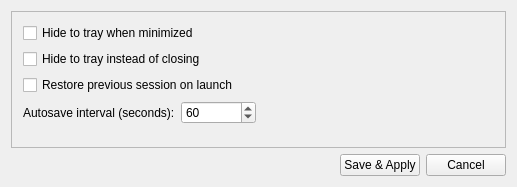
<?xml version="1.0" encoding="UTF-8"?>
<ui version="4.0">
 <class>SettingsWindowClass</class>
 <widget class="QWidget" name="SettingsWindowClass">
  <property name="windowModality">
   <enum>Qt::NonModal</enum>
  </property>
  <property name="geometry">
   <rect>
    <x>0</x>
    <y>0</y>
    <width>517</width>
    <height>187</height>
   </rect>
  </property>
  <property name="windowTitle">
   <string>Settings</string>
  </property>
  <layout class="QVBoxLayout" name="verticalLayout_2">
   <item>
    <layout class="QVBoxLayout" name="verticalLayout">
     <item>
      <widget class="QScrollArea" name="scrollArea">
       <property name="widgetResizable">
        <bool>true</bool>
       </property>
       <widget class="QWidget" name="scrollAreaWidgetContents">
        <property name="geometry">
         <rect>
          <x>0</x>
          <y>0</y>
          <width>495</width>
          <height>133</height>
         </rect>
        </property>
        <layout class="QVBoxLayout" name="verticalLayout_3">
         <item>
          <widget class="QCheckBox" name="MinimizeToTrayBox">
           <property name="text">
            <string>Hide to tray when minimized</string>
           </property>
          </widget>
         </item>
         <item>
          <widget class="QCheckBox" name="CloseToTrayBox">
           <property name="text">
            <string>Hide to tray instead of closing</string>
           </property>
          </widget>
         </item>
         <item>
          <widget class="QCheckBox" name="RestoreSessionBox">
           <property name="text">
            <string>Restore previous session on launch</string>
           </property>
          </widget>
         </item>
         <item>
          <layout class="QHBoxLayout" name="horizontalLayout_2">
           <item>
            <widget class="QLabel" name="label">
             <property name="text">
              <string>Autosave interval (seconds):</string>
             </property>
            </widget>
           </item>
           <item>
            <widget class="QSpinBox" name="AutosaveIntervalBox">
             <property name="minimumSize">
              <size>
               <width>75</width>
               <height>0</height>
              </size>
             </property>
             <property name="minimum">
              <number>10</number>
             </property>
             <property name="maximum">
              <number>3600</number>
             </property>
             <property name="value">
              <number>60</number>
             </property>
            </widget>
           </item>
           <item>
            <spacer name="horizontalSpacer_2">
             <property name="orientation">
              <enum>Qt::Horizontal</enum>
             </property>
             <property name="sizeHint" stdset="0">
              <size>
               <width>40</width>
               <height>20</height>
              </size>
             </property>
            </spacer>
           </item>
          </layout>
         </item>
         <item>
          <spacer name="verticalSpacer">
           <property name="orientation">
            <enum>Qt::Vertical</enum>
           </property>
           <property name="sizeHint" stdset="0">
            <size>
             <width>20</width>
             <height>40</height>
            </size>
           </property>
          </spacer>
         </item>
        </layout>
       </widget>
      </widget>
     </item>
     <item>
      <layout class="QHBoxLayout" name="horizontalLayout">
       <item>
        <spacer name="horizontalSpacer">
         <property name="orientation">
          <enum>Qt::Horizontal</enum>
         </property>
         <property name="sizeHint" stdset="0">
          <size>
           <width>40</width>
           <height>20</height>
          </size>
         </property>
        </spacer>
       </item>
       <item>
        <widget class="QPushButton" name="ApplyButton">
         <property name="text">
          <string>Save &amp;&amp; Apply</string>
         </property>
        </widget>
       </item>
       <item>
        <widget class="QPushButton" name="CancelButton">
         <property name="text">
          <string>Cancel</string>
         </property>
        </widget>
       </item>
      </layout>
     </item>
    </layout>
   </item>
  </layout>
 </widget>
 <layoutdefault spacing="6" margin="11"/>
 <resources/>
 <connections>
  <connection>
   <sender>ApplyButton</sender>
   <signal>clicked()</signal>
   <receiver>SettingsWindowClass</receiver>
   <slot>OnApply()</slot>
   <hints>
    <hint type="sourcelabel">
     <x>468</x>
     <y>376</y>
    </hint>
    <hint type="destinationlabel">
     <x>299</x>
     <y>199</y>
    </hint>
   </hints>
  </connection>
  <connection>
   <sender>CancelButton</sender>
   <signal>clicked()</signal>
   <receiver>SettingsWindowClass</receiver>
   <slot>OnCancel()</slot>
   <hints>
    <hint type="sourcelabel">
     <x>551</x>
     <y>376</y>
    </hint>
    <hint type="destinationlabel">
     <x>299</x>
     <y>199</y>
    </hint>
   </hints>
  </connection>
 </connections>
 <slots>
  <slot>OnApply()</slot>
  <slot>OnCancel()</slot>
 </slots>
</ui>
